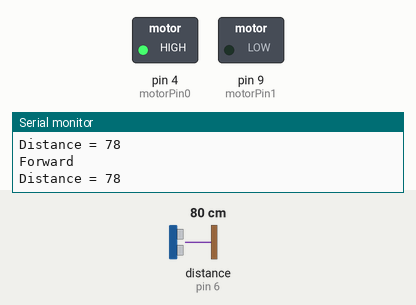
Simulated run of this sketch. Board: Arduino Uno, built with avr-gcc and run on an emulated ATmega328P. Shown: switched loads named in the sketch (green lamp = pin HIGH), the last lines printed to the serial monitor. Wiring (inferred from the names in the program): ultrasonic range finder: trigger pin 5; echo pin 6. Inputs (shaded band) come from the test bench; at power-on: distance to the obstacle (sensor on pin 6) 80 cm. The echo pulse lasts 58.3 µs per cm; pins used as bus, display or sensor lines are not drawn.

Above: at 1.2 s.
1.3 s: distance to the obstacle (sensor on pin 6) set to 12 cm
4.3 s: distance to the obstacle (sensor on pin 6) set to 9 cm
At 5.5 s:
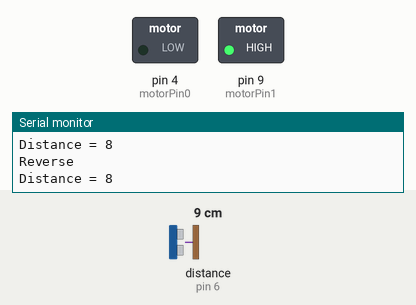
5.8 s: distance to the obstacle (sensor on pin 6) set to 47 cm
7.3 s: distance to the obstacle (sensor on pin 6) set to 54 cm
At 8.7 s:
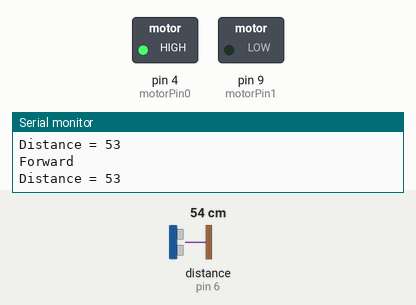
Timing chart, 0 to 9.8 s (numbered marks = the images above; inputs shaded):
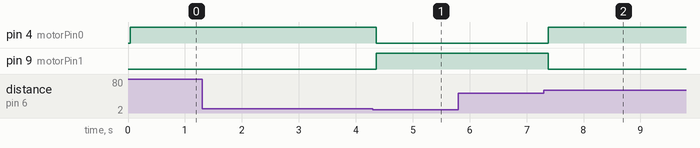

The sketch:

ultrasonicvehical.ino
```cpp
int trigPin = 5;
int echoPin = 6;
int motorPin0 = 4;
int motorPin1 = 9;
long duration;
int distance;
void setup() {
unsigned int t;
pinMode(echoPin,INPUT);
pinMode(trigPin,OUTPUT);
pinMode(motorPin0,OUTPUT);
pinMode(motorPin1,OUTPUT);
digitalWrite(motorPin0,LOW);
Serial.begin(9600);
}

void loop() {
digitalWrite(trigPin,LOW);
delayMicroseconds(10);

digitalWrite(trigPin,HIGH);
delayMicroseconds(10);
digitalWrite(trigPin,LOW);

duration = pulseIn(echoPin,HIGH);

distance = duration*0.034/2;
Serial.print("Distance = ");
Serial.println(distance);
delay(10);

if(distance < 10)
{
delay(10);
do
{
delay(10);
digitalWrite(trigPin,LOW);
delayMicroseconds(10);

digitalWrite(trigPin,HIGH);
delayMicroseconds(10);
digitalWrite(trigPin,LOW);

duration = pulseIn(echoPin,HIGH);

distance = duration*0.034/2;
Serial.print("Distance = ");
Serial.println(distance);
digitalWrite(motorPin0,LOW);
digitalWrite(motorPin1,HIGH);
Serial.println("Reverse");
}while(distance < 50);
}

else if(distance > 50)
{
delay(10);
do
{
delay(10);
digitalWrite(trigPin,LOW);
delayMicroseconds(10);

digitalWrite(trigPin,HIGH);
delayMicroseconds(10);
digitalWrite(trigPin,LOW);

duration = pulseIn(echoPin,HIGH);

distance = duration*0.034/2;
Serial.print("Distance = ");
Serial.println(distance);
digitalWrite(motorPin1,LOW);
digitalWrite(motorPin0,HIGH);
Serial.println("Forward");
}while(distance > 10);
}
}
```

Measured:
- the behaviour switches between 11 and 10 cm on distance to the obstacle (sensor on pin 6) (found by bisection; images 0 and 1)
- the behaviour switches between 51 and 52 cm on distance to the obstacle (sensor on pin 6) (found by bisection; images 1 and 2)
- after the input at 4.3 s, pin 4 (motorPin0): HIGH → LOW after 0.06 s; pin 9 (motorPin1): LOW → HIGH after 0.06 s
- after the input at 7.3 s, pin 4 (motorPin0): LOW → HIGH after 0.08 s; pin 9 (motorPin1): HIGH → LOW after 0.08 s
